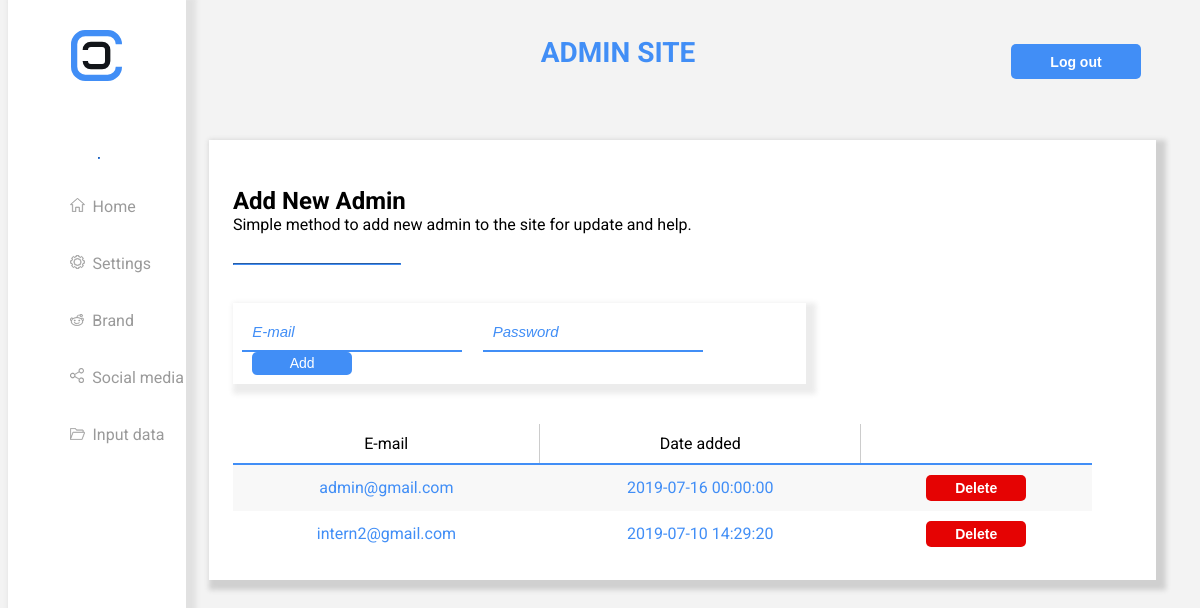
The page /admin/?page=settings (signed in) on the database its author committed.
### tables this page shows
CREATE TABLE `menu` (
  `id` bigint(20) UNSIGNED NOT NULL,
  `menu_name` varchar(255) NOT NULL,
  `url` varchar(255) NOT NULL,
  `status` enum('0','1') NOT NULL DEFAULT '1',
  `image` varchar(225) DEFAULT NULL
);

CREATE TABLE `user` (
  `id` bigint(20) UNSIGNED NOT NULL,
  `email` varchar(255) NOT NULL,
  `password` varchar(255) NOT NULL,
  `date_added` datetime DEFAULT NULL
);

### admin/config.php (called while the page is built, shortened)
<?php
$base_url = 'http://localhost/top_brands/admin/';
?>

### admin/menu.php (the view)
<div class="menu">
    <br>
    <div class="menu-content">
        <img class="logoheader" src="images/logo.svg"><br><br><br><br>
        <hr class="line-menu">
        <br><br>
        <div class=menu-pages>
            <?php
            $query = "SELECT * from `menu`";
            $result = mysqli_query($con, $query);
            if (mysqli_num_rows($result) > 0) {
                while($row = mysqli_fetch_assoc($result)){
                    ?>
                    <a href="<?php echo $base_url;?>?page=<?php echo $row["url"];?>" class="grey-menu"><img src="images/<?php echo $row["image"];?>">&nbsp <?php echo $row["menu_name"];?></a><br><br><br>
            <?php
                }
            } ?>
        </div>
    </div>
</div>

### admin/pages/settings.php
<div class="settings-container">
    <div class="instructionheader-settings">
        <p class="instructionupload">Add New Admin </p>
        <p class="instructioncomplete">Simple method to add new admin to the site for update and help.</p><br>
        <hr class="line2"><br><br>
    </div>
    <div class="form-admin">
        <form action="<?php echo $base_url; ?>new-input/new-admin.php" method="POST">
            <input class="input-new-admin" type="text" placeholder="E-mail" name="email" required>
            <input class="input-new-admin" type="text" placeholder="Password" name="password" required>
            <button class="addbutton" type="submit">Add</button>
        </form>
    </div>
    <table class="settings-table">
        <tr class="row-before-table">
            <td>
            </td>
            <td>
            </td>
        </tr>
        <tr>
            <th>
                E-mail
            </th>
            <th>
                Date added
            </th>
            <th class="last-column">
            </th>
        </tr>
    <?php
    $query = "SELECT * from `user`";
    $result = mysqli_query($con, $query);
    if (mysqli_num_rows($result) > 0) {
        $i=1;
        while($row = mysqli_fetch_assoc($result)){
            if($i%2){
                $class="grey-row";
            }else {
                $class="white-row";
            }
            ?>
            <tr class="<?php echo $class ?>">
                <td>
                    <?php
                    print_r($row["email"]);
                    ?>
                </td>
                <td>
                    <?php
                    print_r($row["date_added"]);
                    ?>
                </td>
                <td>
                    <a href="?page=delete-admin&id=<?php echo $row["id"]?>"><button class="deletebutton" type="submit">Delete</button></a>
                </td>
            </tr>
        <?php
        $i++;
        }
    }
        ?>
    </table>
</div>

### admin/css/test.css (style rules this page uses)
body { font-family: 'Roboto', sans-serif; background: #F3F3F3; }
.instructionupload { font-weight: bold; font-size: 24px; margin-bottom: 0px; }
.instructioncomplete { margin-top: 0px; margin-bottom: 2px; }
.line2 { width: 18%; margin-bottom: 0px; border-width: 1px; border-color:#418EF6; margin-left: 0px; }
.settings-container { padding-left: 2%; padding-top: 2%; padding-bottom: 2%; margin: 2%; float: left; width: 78%; background: white; -moz-box-shadow: 5px 5px 5px 5px rgba(68,68,68,0.2); -webkit-box-shadow: 5px 5px 5px 5px rgba(68,68,68,0.2); box-shadow: 5px 5px 5px 5px rgba(68,68,68,0.2); }
.addbutton { border: 0; color: white; font-size: 14px; width: 100px; height: 23px; background: #418EF6; border-radius: 5px; margin-left: 10px; }
.menu { min-height: 100vh; width: 15%; margin-top: -100px; margin-bottom: 0%; background: white; -moz-box-shadow: 5px 5px 5px 5px rgba(68,68,68,0.1); -webkit-box-shadow: 5px 5px 5px 5px rgba(68,68,68,0.1); box-shadow: 5px 5px 5px 5px rgba(68,68,68,0.1); float: left; }
.menu-content { margin-top: 8%; text-align: left; color: grey; height: 90%; }
.logoheader { width:51px; height:51px; display: block; margin-left: auto; margin-right: auto; }
.line-menu { margin-top: 0px; margin-bottom: 0px; border-width: 1px; fill:#418EF6; border-color:#418EF6; margin-left: 90px; margin-right: 90px; }
.menu-pages { margin-left: 35%; }
.grey-menu { color:#9A9A9A; text-decoration: none; }
.grey-row { background: rgb(204, 204, 204, 0.15); }
td { padding: 10px 10px; color: #418EF6; }
th { padding-top: 10px; padding-right: 30px; padding-bottom: 10px; padding-left: 30px; border-bottom: 2px solid #418EF6; border-right: 1px solid #CCCCCC; font-weight: normal; }
.last-column { border-right: none; }
.row-before-table { border: none; height: 40px; }
.deletebutton { border: 0; color: white; font-size: 14px; width: 100px; height: 26px; background: #E50303; border-radius: 5px; font-weight: bold; }
.form-admin form { width: 100%; }
.form-admin { padding: 1%; width: 60%; display: flex; justify-content: space-between; -moz-box-shadow: 5px 5px 5px 5px rgba(68,68,68,0.1); -webkit-box-shadow: 5px 5px 5px 5px rgba(68,68,68,0.1); box-shadow: 5px 5px 5px 5px rgba(68,68,68,0.1); }
.input-new-admin { color:#418EF6; font-size: 15px; font-style: italic; background: transparent; border-bottom: 2px solid #418EF6; border-top: 0; border-left: 0; border-right: 0; padding:10px; margin-right: 3%; width: 200px; }
.settings-table { width:93%; height: 90%; text-align: center; border-collapse: collapse; }

### rows shown on the page
menu: image (picture), menu_name "Home"
menu: image (picture), menu_name "Settings"
menu: image (picture), menu_name "Brand"
menu: image (picture), menu_name "Social media"
menu: image (picture), menu_name "Input data"
user: value "admin@gmail.com 2019-07-16 00:00:00"
user: value "intern2@gmail.com 2019-07-10 14:29:20"
